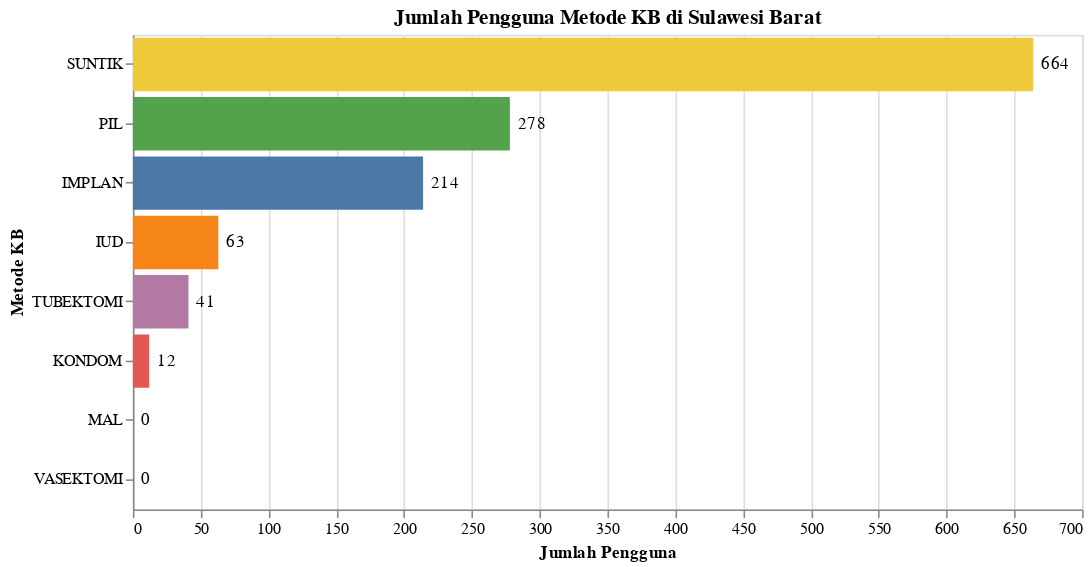

Source (notebook cell):
### Code cell
import polars as pl
import altair as alt

# Membuat DataFrame Polars
data = pl.DataFrame({
    "PROVINSI": ["SULAWESI BARAT"] * 8,
    "METODE_KB": ["SUNTIK", "PIL", "IMPLAN", "IUD", "TUBEKTOMI", "KONDOM", "MAL", "VASEKTOMI"],
    "JUMLAH": [664, 278, 214, 63, 41, 12, 0, 0]
})

# Menghitung total jumlah pengguna
total_jumlah = data["JUMLAH"].sum()

# Menambahkan kolom persentase (dengan 2 angka desimal)
data = data.with_columns(
    (pl.col("JUMLAH") / total_jumlah * 100)
    .round(2)
    .alias("PERSENTASE")
)

# Format kolom persentase ke string dengan koma dan %
persentase_list = data["PERSENTASE"].to_list()
persentase_format = [f"{x:.2f}".replace('.', ',') + '%' for x in persentase_list]
data = data.with_columns(pl.Series("PERSENTASE_FORMAT", persentase_format))

# Mengurutkan data berdasarkan jumlah secara descending
sorted_data = data.sort("JUMLAH", descending=True)

# Konversi ke Pandas DataFrame
sorted_df = sorted_data.to_pandas()

# Membuat grafik batang horizontal dengan Altair
chart = (
    alt.Chart(sorted_df)
    .mark_bar()
    .encode(
        y=alt.Y("METODE_KB:N", title="Metode KB", sort="-x"),
        x=alt.X("JUMLAH:Q", title="Jumlah Pengguna"),
        color=alt.Color("METODE_KB:N", legend=None),
        tooltip=[
            alt.Tooltip("METODE_KB", title="Metode KB"),
            alt.Tooltip("JUMLAH", title="Jumlah"),
            alt.Tooltip("PERSENTASE_FORMAT:N", title="Persentase")
        ]
    )
    .properties(
        width=600,
        height=300,
        title="Jumlah Pengguna Metode KB di Sulawesi Barat"
    )
)

# Menambahkan label di ujung batang
text = (
    alt.Chart(sorted_df)
    .mark_text(align="left", baseline="middle", dx=5)
    .encode(
        y=alt.Y("METODE_KB:N", sort="-x"),
        x=alt.X("JUMLAH:Q"),
        text="JUMLAH:Q"
    )
)

# Menggabungkan grafik batang dan label
final_chart = chart + text

# Menampilkan grafik
final_chart.show()

### Figure 1 — Vega-Lite specification as saved in the notebook (floating-point values rounded to 4 significant figures)
{"config": {"view": {"continuousWidth": 300, "continuousHeight": 300}}, "layer": [{"mark": {"type": "bar"}, "encoding": {"color": {"field": "METODE_KB", "legend": null, "type": "nominal"}, "tooltip": [{"field": "METODE_KB", "title": "Metode KB", "type": "nominal"}, {"field": "JUMLAH", "title": "Jumlah", "type": "quantitative"}, {"field": "PERSENTASE_FORMAT", "title": "Persentase", "type": "nominal"}], "x": {"field": "JUMLAH", "title": "Jumlah Pengguna", "type": "quantitative"}, "y": {"field": "METODE_KB", "sort": "-x", "title": "Metode KB", "type": "nominal"}}, "title": "Jumlah Pengguna Metode KB di Sulawesi Barat"}, {"mark": {"type": "text", "align": "left", "baseline": "middle", "dx": 5}, "encoding": {"text": {"field": "JUMLAH", "type": "quantitative"}, "x": {"field": "JUMLAH", "type": "quantitative"}, "y": {"field": "METODE_KB", "sort": "-x", "type": "nominal"}}}], "data": {"name": "data-20c006f29bcc94b847f8d02366f63fc7"}, "height": 300, "width": 600, "$schema": "https://vega.github.io/schema/vega-lite/v5.20.1.json", "datasets": {"data-20c006f29bcc94b847f8d02366f63fc7": [{"PROVINSI": "SULAWESI BARAT", "METODE_KB": "SUNTIK", "JUMLAH": 664, "PERSENTASE": 52.2, "PERSENTASE_FORMAT": "52,20%"}, {"PROVINSI": "SULAWESI BARAT", "METODE_KB": "PIL", "JUMLAH": 278, "PERSENTASE": 21.86, "PERSENTASE_FORMAT": "21,86%"}, {"PROVINSI": "SULAWESI BARAT", "METODE_KB": "IMPLAN", "JUMLAH": 214, "PERSENTASE": 16.82, "PERSENTASE_FORMAT": "16,82%"}, {"PROVINSI": "SULAWESI BARAT", "METODE_KB": "IUD", "JUMLAH": 63, "PERSENTASE": 4.95, "PERSENTASE_FORMAT": "4,95%"}, {"PROVINSI": "SULAWESI BARAT", "METODE_KB": "TUBEKTOMI", "JUMLAH": 41, "PERSENTASE": 3.22, "PERSENTASE_FORMAT": "3,22%"}, {"PROVINSI": "SULAWESI BARAT", "METODE_KB": "KONDOM", "JUMLAH": 12, "PERSENTASE": 0.94, "PERSENTASE_FORMAT": "0,94%"}, {"PROVINSI": "SULAWESI BARAT", "METODE_KB": "MAL", "JUMLAH": 0, "PERSENTASE": 0.0, "PERSENTASE_FORMAT": "0,00%"}, {"PROVINSI": "SULAWESI BARAT", "METODE_KB": "VASEKTOMI", "JUMLAH": 0, "PERSENTASE": 0.0, "PERSENTASE_FORMAT": "0,00%"}]}}
